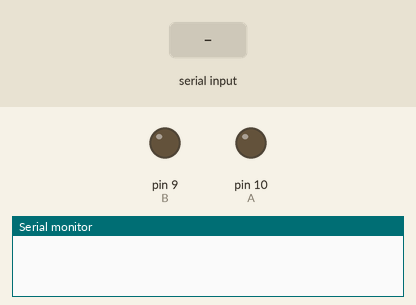
The sketch below on a simulated Arduino Uno, built with avr-gcc and run on an emulated ATmega328P. Shown: output pins drawn as LEDs (lit = HIGH), the last lines printed to the serial monitor. The test bench sets the inputs (shaded band).

Above: at 1.2 s.
1.3 s: "a" received over Serial
3.8 s: "a" received over Serial
At 6.0 s:
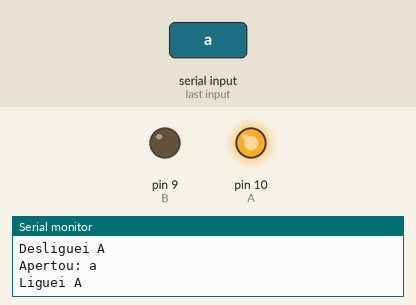
6.3 s: "b" received over Serial
8.8 s: "b" received over Serial
At 11.1 s:
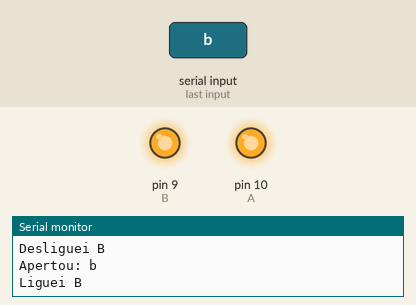
Timing chart, 0 to 12.3 s (numbered marks = the images above; inputs shaded):
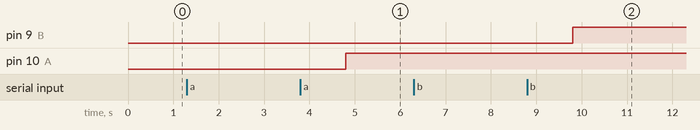

Measured:
- after the input at 3.8 s, pin 10 (A): LOW → HIGH after 1.0 s
- after the input at 8.8 s, pin 9 (B): LOW → HIGH after 1.0 s

The sketch:

simulador_3_way.ino
```cpp
int B = 9, A = 10;
bool b = true, a = true;

void setup() {
  pinMode(A, OUTPUT);
  pinMode(B, OUTPUT);
  Serial.begin(9600);
}

void loop() {
  // put your main code here, to run repeatedly:
  if(Serial.available()){
    String letra = Serial.readString();
    Serial.println("Apertou: "+letra);

    if(letra == "a"){
      //acender(pinR1);
      if(a == true){
        digitalWrite(A, LOW);
        Serial.println("Desliguei A");
        a = false;
      }else{
        digitalWrite(A, HIGH);
        Serial.println("Liguei A");
        a = true;
      }
    }
    if(letra == "b"){
      //acender(pinR2);
      if(b == true){
        digitalWrite(B, LOW);
        Serial.println("Desliguei B");
        b = false;
      }else{
        digitalWrite(B, HIGH);
        Serial.println("Liguei B");
        b = true;
      }
    }
  }
}

/*void acender(int pino){
  if(pino == pinR1){
    if(bR1 == true){
      digitalWrite(pino, LOW);
      bR1 = false;
    }else{
      digitalWrite(pino, HIGH);
      bR2 = true;
    }
  }else if(pino == pinR2){
    if(bR2 == true){
      digitalWrite(pino, LOW);
      bR2 = false;
    }else{
      digitalWrite(pino, HIGH);
      bR2 = true;
    }
  }
}*/
```
